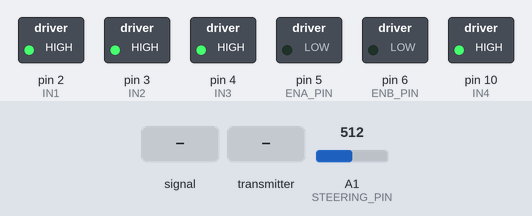
A sketch run on a simulated Arduino Nano, built with avr-gcc and run on an emulated ATmega328P. On the bench: switched loads named in the sketch (green lamp = pin HIGH). Inputs (shaded band) come from the test bench; at power-on: A1 (STEERING_PIN) = 512. No radio packets arrive unless stated.

Above: at 1.2 s.
1.3 s: A1 (STEERING_PIN) fed a 200 Hz sine of ±81 counts around its level
At 2.23 s:
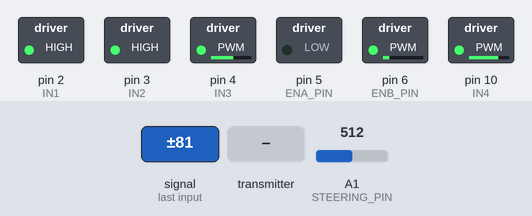
4.3 s: A1 (STEERING_PIN) set to 716
At 6.0 s:
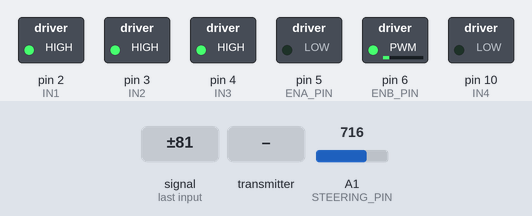
7.3 s: the transmitter starts sending data = 128
At 7.46 s:
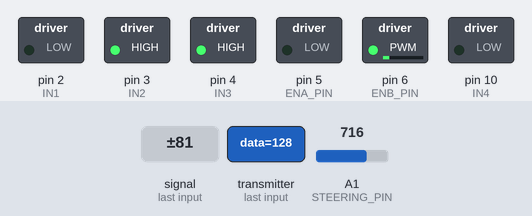
10.3 s: A1 (STEERING_PIN) set to 122
Timing chart, 0 to 12.4 s (numbered marks = the images above; inputs shaded):
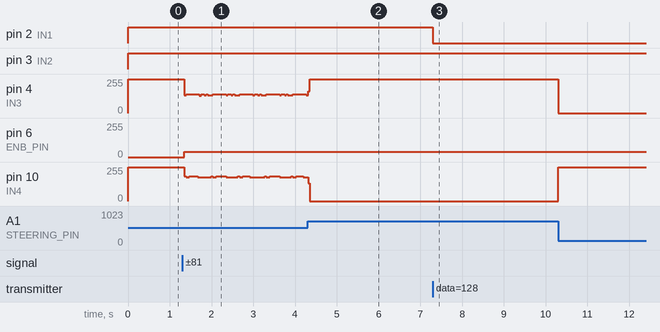

Measured:
- after the input at 1.3 s, pin 6 (ENB_PIN): 0/255 → 39/255 after 0.05 s
- after the input at 7.3 s, pin 2 (IN1): HIGH → LOW at once; pin 6 (ENB_PIN): stays 39/255 (without the input it goes to 228/255 after 1.2 s)

The sketch:

nanoNrf24L293n.ino
```cpp
/*
 *  Created on: 25.11.2020
 *  Author: aleksej-kl@yandex.ru
 */

//#define micros() (micros() >> 8)
//#define millis() (millis() >> 8)

#include <SPI.h>
#include <SoftwareSerial.h>
#include "RF24.h"

//****************** NRF config ****************//
// Hardware configuration
RF24 radio(7, 8); // Set up nRF24L01 radio on SPI bus plus pins 7 & 8
#define PIPE                0xF0E1D2C300LL // адрес трубы
#define SIZE_PACKET         1 // размер пакета NRF в байтах
#define CHANNEL     		    9 // канал (0-127)


//структура пакета данных NRF
struct payload_t {
  byte data; // значение
};

payload_t payload;
//структура пакета данных

uint8_t throttle = 0;
uint8_t direction= 0;

unsigned long previousMillis = 0;

//pin map
/*L298N*/
#define ENA_PIN 5  //ENA
#define ENB_PIN 6  //ENB

#define IN1 2  //IN1 PD2
#define IN2 3  //IN2 PD3
#define IN3 4  //IN3 PD4
#define IN4 2  //IN4 PB2
//
#define HEAD_LIGHT_PIN A0
#define STEERING_PIN   A1
#define AVERAGE_FACTOR 1

static uint16_t adcSteering=512;

unsigned long currentMillis;

#define J_TABLE_LENGTH    15
uint16_t jTable[2][J_TABLE_LENGTH]={
    {   100,   200,    280,    350,    410,    460,    500,    560,    600,    650,    710,    780,    860,    900,   1024},
    {0b0111, 0b0110, 0b0101, 0b0100, 0b0011, 0b0010, 0b0001, 0b0000, 0b1001, 0b1010, 0b1011, 0b1100, 0b1101, 0b1110, 0b1111}
};


//******Секция функция работы с NRF датчиками*********//

// NRF инициализация
void intNfr() {
  radio.begin(); // Старт работы;
  //radio.setDataRate(RF24_250KBPS); // скорость передачи
  radio.setDataRate(RF24_1MBPS); // скорость передачи
  //radio.setPALevel(RF24_PA_HIGH); // мощность передачика
  radio.setPALevel(RF24_PA_MAX); // мощность передачика
  radio.setChannel(CHANNEL); // устанавливаем канал
  radio.openReadingPipe(1, PIPE); // Открываем трубу и
  radio.startListening();  //начинаем слушать;
}

// NRF функция чтения
void ReadRF() {
  if ( radio.available() ) { //Просто читаем и очищаем буфер - при подтверждении приема
    radio.read( &payload, SIZE_PACKET ); // получаем dataIn
    ParserMessage();//разбираем сообщение
  }
}

// NRF функция разбора сообщения
void ParserMessage() {
  uint8_t data;
  data=payload.data;
  throttle=data>>4;
  data=payload.data;
  direction=data & 0b00001111;
  //записываем время крайнего приема
  previousMillis=millis();
  //DEBUG();
}

//*******************************************//

void Throttle() {
  uint8_t duty;
  //set motorA throttle
  if(throttle==0b00000000) {
    PORTD |= (1<<IN1);
    PORTD |= (1<<IN2);
  } else if(throttle<0b00001000) {
    PORTD |= (1<<IN1);
    PORTD &= ~(1<<IN2);
  } else {
    PORTD &= ~(1<<IN1);
    PORTD |= (1<<IN2);
  }
  duty=throttle;
  bitClear(duty, 3);
  duty=duty*35;
  analogWrite(ENA_PIN, duty);
}

void Direction() {
  static unsigned long prevMillis=0;
  if (prevMillis + 1 > currentMillis  ) {// отсчет
    return;
  }
  prevMillis = currentMillis;
  //recalc direction
  uint8_t newDir=Steering();
  //delay(2);
  static uint8_t dutyD=0;
  static uint8_t d = 2;
  //set motorB direction
  if(newDir==0b00000000) {
    PORTD |= (1<<IN3);
    PORTB |= (1<<IN4);
    dutyD=0;
    d = 2;
  } else if(newDir<0b00001000) {
    PORTD |= (1<<IN3);
    PORTB &= ~(1<<IN4);
    if(dutyD<50 or d==0) dutyD=50;
    dutyD=dutyD+1;
    d=1;
  } else {
    PORTD &= ~(1<<IN3);
    PORTB |= (1<<IN4);
    if(dutyD<50 or d==1)dutyD=50;
    dutyD=dutyD+2;
    d=0;
  }
  if (dutyD>230) dutyD-=3;
  analogWrite(ENB_PIN, dutyD);
}

void DEBUG(){
  Serial.write('\r');
  Serial.print(F("   "));
  Serial.print(payload.data, BIN);
  Serial.print(F("    |   "));
  Serial.print(throttle, BIN);
  Serial.print(F("    |   "));
  Serial.print(direction, BIN);
}

void HeadLight(){
  static uint8_t timerOff=0;
  static unsigned long prevMillis=0;

  if(throttle!=0b00000000){
    timerOff=30;
  }

  if (currentMillis - prevMillis > 1000) {//секундный отсчет
    prevMillis = currentMillis;
    if(timerOff>0) timerOff--;
  }

  if (timerOff>0){
    digitalWrite(HEAD_LIGHT_PIN, HIGH);
  } else {
    digitalWrite(HEAD_LIGHT_PIN, LOW);
  }
}

//recalculation taking into account the current position of the steering wheels
uint8_t Steering(){
  uint8_t steeringPos;

  for (size_t i = 0; i <= J_TABLE_LENGTH; i++){
    if (adcSteering<=jTable[0][i]){
      steeringPos = jTable[1][i];
      break;
    }
  }

  if(steeringPos> 0b00001000){
    if(steeringPos>direction){
      return 0b00000001;
    } else if(steeringPos<direction){
      return 0b00001001;
    }
  }
  if(steeringPos< 0b00001000){
    if(steeringPos>direction){
      return 0b00001001;
    } else if(steeringPos<direction){
      if (direction>0b00001000) return 0b00001001;
      return 0b00000001;
    }
  }

  return 0b00000000;
}

void InitAdc(){
    ADCSRA = 0;
    ADCSRA |= (1<<ADEN) //ADC on
           |(1<<ADSC)
           |(1<<ADPS2)|(1<<ADPS1)|(1<<ADPS0); //Prescaler  128 = 64 кГц

    ADMUX = 0;
    ADMUX |= (1<<REFS0); //nternal voltage reference
}

void GetAdc(){
    if((ADCSRA & (1 << ADIF)) == 0){
        return;
    }

    uint16_t adcValue = ADCL | (ADCH << 8);
    adcSteering= (adcSteering*(AVERAGE_FACTOR-1)+adcValue)/AVERAGE_FACTOR;

    ADMUX = 0;
    ADMUX |= (1<<REFS0)|(STEERING_PIN - A0);
    ADCSRA |= (1 << ADSC);
}

//********************setup/loop**********************//

void setup() {
  DDRD |= (1<<IN1); //IN1 to OUTPUT
  DDRD |= (1<<IN2); //IN2 to OUTPUT
  DDRD |= (1<<IN3); //IN3 to OUTPUT
  DDRB |= (1<<IN4); //IN4 to OUTPUT
  pinMode(A6, OUTPUT);
  pinMode(A7, OUTPUT);
  digitalWrite(A6, LOW);
  digitalWrite(A7, HIGH);
  // Пины D5 и D6 - 4 кГц
  //TCCR0B = 0b00000010;  // x8
  //TCCR0A = 0b00000001;  // phase correct
  intNfr(); //инициализируем nrf
  InitAdc();
  //Serial.begin(115200);
  //Serial.println(F("RECEIVED  DATA | THROTTLE  DATA | DIRECTION DATA"));
}

void loop() {
  currentMillis = millis();
  //время
  if (currentMillis - previousMillis > 250) {// отсчет
    previousMillis = currentMillis;
    throttle=0;
    direction=0;
  }
  //конец время

  //читаем с NRF
  GetAdc();
  ReadRF();
  Throttle();
  Direction();
  HeadLight();
}
```
